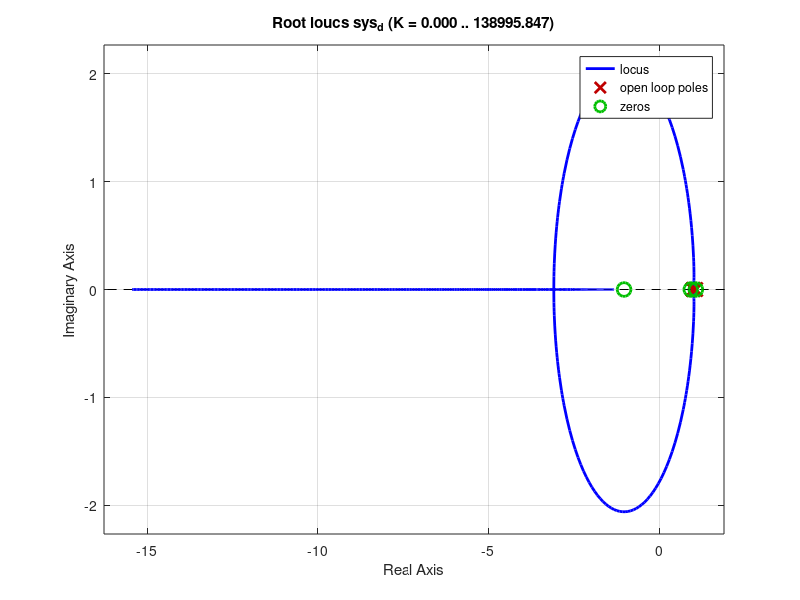

MATLAB code to generate this figure:
clc 
clear
close all

%% Sys Parameters 
mp = 0.294;
mc = 0.378;
g = 9.82;
L = 0.14;
d1 = 0.001;
d2 = 0.001;
s = -1;
%mc = M
%mp = m
%% Sys matrices 
A = [0, 0 ,1, 0; 
     0, (g*mp)/mc, -d1/mc, -d2/(L*mc);    
     0, 0, 0 ,1;
     0, (g*(mc+mp))/(L*mc), -d1/(L*mc), (-d2*(mc+mp))/(L*L*mc*mp)];
 
B = [0; 0; 1/mc; 1/(L*mc)];



%% Output
C = [1 0 0 0]; %q1 as input (position of the cart
D = 0

%% Sys build
sys = ss(A, B, C, D)
eig(A) 

%% Sys analysis 

pole(sys) %Either of the two commands find the poles of the system. We do this to check if the system is stable or not
ControlabilityMatrix = ctrb(sys) 
ObvservabilityMatrix = obsv(sys)

rank(ControlabilityMatrix) %Rank must be 4 otherwise the system is not controlable
rank(ObvservabilityMatrix) %Rank must be 4 otherwise the system is not observable 

rlocus(sys)

x0 = [0; 5*pi/180; 0; 0;]

%% State feedback controller

desiredPoles = [-11; -11; -11; -1];
K = acker(A,B, desiredPoles)

Q = 10*eye(4);
R = 0.5;
K_LQR = lqr(A,B,Q,R)


%% Discrete time controller
Ts = 0.01;
sys_d = c2d(sys, Ts);

Ad = sys_d.a;
Bd = sys_d.b;
Cd = sys_d.c;
Dd = sys_d.d;

pole(sys_d)
disc_Poles = [0.9; 0.9; 0.9; 0.9];
%K_disc = acker(Ad,Bd, disc_Poles);
K_discLQR = dlqr(Ad,Bd,Q,R);
rlocus(sys_d)

%% Observer design

%Vd = 0.1*eye(4);
%Vn = 1;

%Kf = (lqr(Ad', Cd', Vn, Vd))';

disc_PolesOb = [-0.3235; 9.2180;-0.5275; 0.9045]*0.1;
Ob = acker(Ad',Cd',disc_PolesOb);
